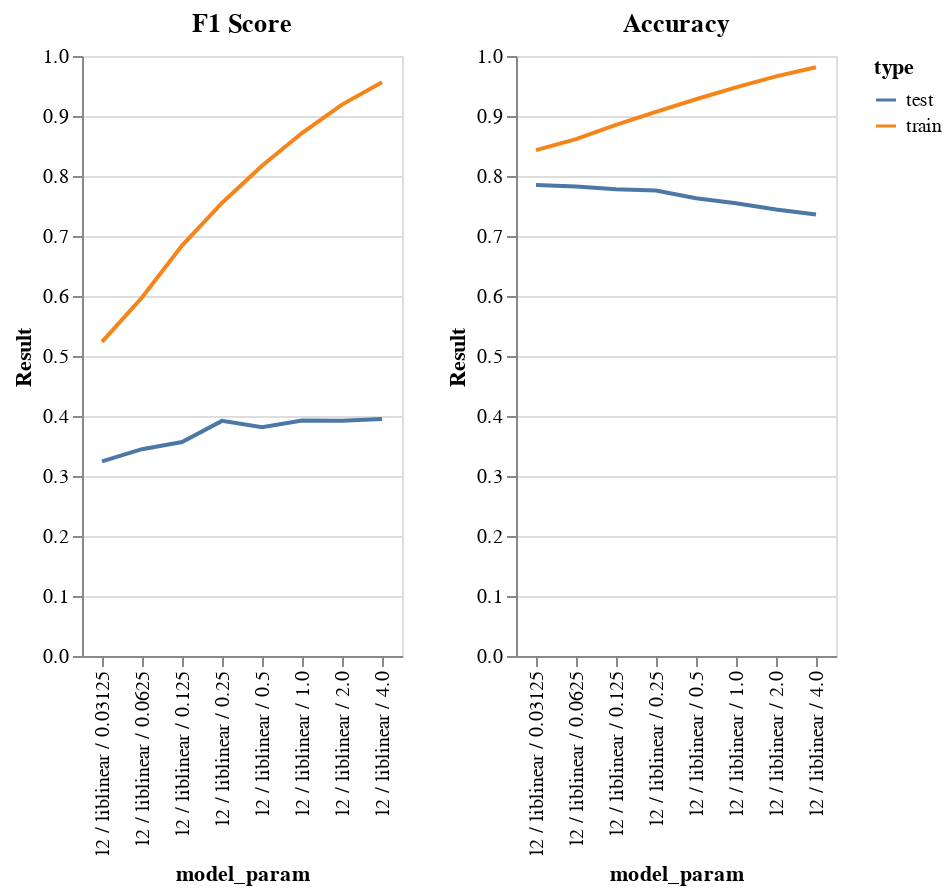

The notebook cell saved with this chart:
### Markdown cell above
## Look more closely at any combinations.

### Code cell
df = csv_data.copy()
df = df[(df.penalty=='l2') & (df.solver=='liblinear') ]


chart1 = alt.Chart(df[df.Score=='F1']).mark_line().encode(
    x = 'model_param:O',
    y = 'Result:Q',
    color = 'type:N',
    tooltip = 'model_param:O',
).properties(
    title = 'F1 Score'
)

chart2 = alt.Chart(df[df.Score=='Accuracy']).mark_line().encode(
    x = 'model_param:O',
    y = 'Result:Q',
    color = 'type:N',
    tooltip = 'model_param:O',
).properties(
    title = 'Accuracy'
)

chart1 | chart2

### Figure 1 — Vega-Lite specification as saved in the notebook (floating-point values rounded to 4 significant figures)
{"config": {"view": {"continuousWidth": 400, "continuousHeight": 300}}, "hconcat": [{"data": {"name": "data-283854dde9700432e069fc298ed03840"}, "mark": "line", "encoding": {"color": {"field": "type", "type": "nominal"}, "tooltip": {"field": "model_param", "type": "ordinal"}, "x": {"field": "model_param", "type": "ordinal"}, "y": {"field": "Result", "type": "quantitative"}}, "title": "F1 Score"}, {"data": {"name": "data-82c6bbb83fdaf8aa5d8a0099ae9b1ba5"}, "mark": "line", "encoding": {"color": {"field": "type", "type": "nominal"}, "tooltip": {"field": "model_param", "type": "ordinal"}, "x": {"field": "model_param", "type": "ordinal"}, "y": {"field": "Result", "type": "quantitative"}}, "title": "Accuracy"}], "$schema": "https://vega.github.io/schema/vega-lite/v4.17.0.json", "datasets": {"data-283854dde9700432e069fc298ed03840": [{"Result": 0.5236, "model_param": "l2 / liblinear / 0.03125", "Score": "F1", "type": "train", "C": 0.03125, "penalty": "l2", "solver": "liblinear"}, {"Result": 0.5974, "model_param": "l2 / liblinear / 0.0625", "Score": "F1", "type": "train", "C": 0.0625, "penalty": "l2", "solver": "liblinear"}, {"Result": 0.6839, "model_param": "l2 / liblinear / 0.125", "Score": "F1", "type": "train", "C": 0.125, "penalty": "l2", "solver": "liblinear"}, {"Result": 0.755, "model_param": "l2 / liblinear / 0.25", "Score": "F1", "type": "train", "C": 0.25, "penalty": "l2", "solver": "liblinear"}, {"Result": 0.8171, "model_param": "l2 / liblinear / 0.5", "Score": "F1", "type": "train", "C": 0.5, "penalty": "l2", "solver": "liblinear"}, {"Result": 0.8716, "model_param": "l2 / liblinear / 1.0", "Score": "F1", "type": "train", "C": 1.0, "penalty": "l2", "solver": "liblinear"}, {"Result": 0.919, "model_param": "l2 / liblinear / 2.0", "Score": "F1", "type": "train", "C": 2.0, "penalty": "l2", "solver": "liblinear"}, {"Result": 0.9563, "model_param": "l2 / liblinear / 4.0", "Score": "F1", "type": "train", "C": 4.0, "penalty": "l2", "solver": "liblinear"}, {"Result": 0.3243, "model_param": "l2 / liblinear / 0.03125", "Score": "F1", "type": "test", "C": 0.03125, "penalty": "l2", "solver": "liblinear"}, {"Result": 0.3447, "model_param": "l2 / liblinear / 0.0625", "Score": "F1", "type": "test", "C": 0.0625, "penalty": "l2", "solver": "liblinear"}, {"Result": 0.3566, "model_param": "l2 / liblinear / 0.125", "Score": "F1", "type": "test", "C": 0.125, "penalty": "l2", "solver": "liblinear"}, {"Result": 0.3919, "model_param": "l2 / liblinear / 0.25", "Score": "F1", "type": "test", "C": 0.25, "penalty": "l2", "solver": "liblinear"}, {"Result": 0.3812, "model_param": "l2 / liblinear / 0.5", "Score": "F1", "type": "test", "C": 0.5, "penalty": "l2", "solver": "liblinear"}, {"Result": 0.3926, "model_param": "l2 / liblinear / 1.0", "Score": "F1", "type": "test", "C": 1.0, "penalty": "l2", "solver": "liblinear"}, {"Result": 0.3919, "model_param": "l2 / liblinear / 2.0", "Score": "F1", "type": "test", "C": 2.0, "penalty": "l2", "solver": "liblinear"}, {"Result": 0.3951, "model_param": "l2 / liblinear / 4.0", "Score": "F1", "type": "test", "C": 4.0, "penalty": "l2", "solver": "liblinear"}], "data-82c6bbb83fdaf8aa5d8a0099ae9b1ba5": [{"Result": 0.8432, "model_param": "l2 / liblinear / 0.03125", "Score": "Accuracy", "type": "train", "C": 0.03125, "penalty": "l2", "solver": "liblinear"}, {"Result": 0.8614, "model_param": "l2 / liblinear / 0.0625", "Score": "Accuracy", "type": "train", "C": 0.0625, "penalty": "l2", "solver": "liblinear"}, {"Result": 0.8852, "model_param": "l2 / liblinear / 0.125", "Score": "Accuracy", "type": "train", "C": 0.125, "penalty": "l2", "solver": "liblinear"}, {"Result": 0.907, "model_param": "l2 / liblinear / 0.25", "Score": "Accuracy", "type": "train", "C": 0.25, "penalty": "l2", "solver": "liblinear"}, {"Result": 0.9279, "model_param": "l2 / liblinear / 0.5", "Score": "Accuracy", "type": "train", "C": 0.5, "penalty": "l2", "solver": "liblinear"}, {"Result": 0.9477, "model_param": "l2 / liblinear / 1.0", "Score": "Accuracy", "type": "train", "C": 1.0, "penalty": "l2", "solver": "liblinear"}, {"Result": 0.9661, "model_param": "l2 / liblinear / 2.0", "Score": "Accuracy", "type": "train", "C": 2.0, "penalty": "l2", "solver": "liblinear"}, {"Result": 0.9813, "model_param": "l2 / liblinear / 4.0", "Score": "Accuracy", "type": "train", "C": 4.0, "penalty": "l2", "solver": "liblinear"}, {"Result": 0.7849, "model_param": "l2 / liblinear / 0.03125", "Score": "Accuracy", "type": "test", "C": 0.03125, "penalty": "l2", "solver": "liblinear"}, {"Result": 0.7826, "model_param": "l2 / liblinear / 0.0625", "Score": "Accuracy", "type": "test", "C": 0.0625, "penalty": "l2", "solver": "liblinear"}, {"Result": 0.7778, "model_param": "l2 / liblinear / 0.125", "Score": "Accuracy", "type": "test", "C": 0.125, "penalty": "l2", "solver": "liblinear"}, {"Result": 0.776, "model_param": "l2 / liblinear / 0.25", "Score": "Accuracy", "type": "test", "C": 0.25, "penalty": "l2", "solver": "liblinear"}, {"Result": 0.7628, "model_param": "l2 / liblinear / 0.5", "Score": "Accuracy", "type": "test", "C": 0.5, "penalty": "l2", "solver": "liblinear"}, {"Result": 0.7545, "model_param": "l2 / liblinear / 1.0", "Score": "Accuracy", "type": "test", "C": 1.0, "penalty": "l2", "solver": "liblinear"}, {"Result": 0.7443, "model_param": "l2 / liblinear / 2.0", "Score": "Accuracy", "type": "test", "C": 2.0, "penalty": "l2", "solver": "liblinear"}, {"Result": 0.736, "model_param": "l2 / liblinear / 4.0", "Score": "Accuracy", "type": "test", "C": 4.0, "penalty": "l2", "solver": "liblinear"}]}}
